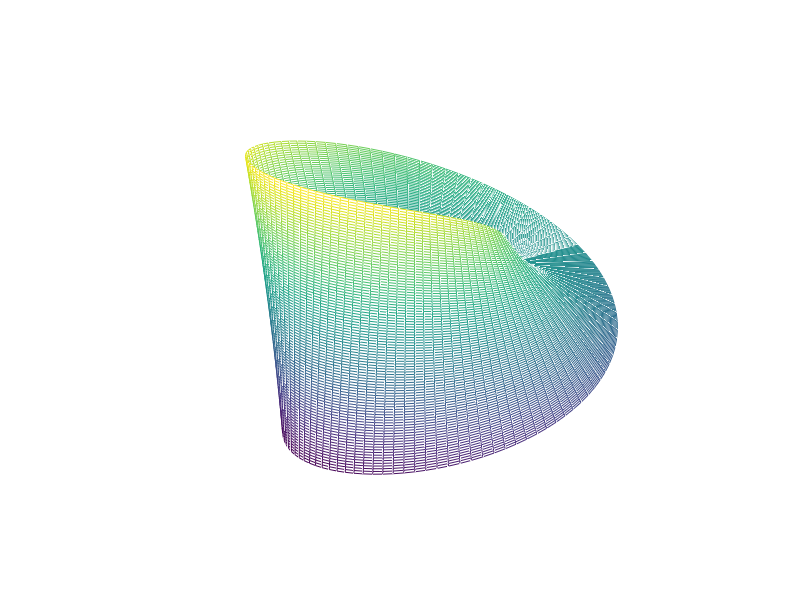

Write the MATLAB code that produced this figure.
u=linspace(0,2*pi,100);
v=linspace(-0.4,0.4,100);

[U,V]=meshgrid(u,v);

x=cos(U)+V.*cos(U/2).*cos(U);
y=sin(U)+V.*cos(U/2).*sin(U);
z=V.*sin(U/2);

axis equal
mesh(x,y,z)
axis off
pause(10)
